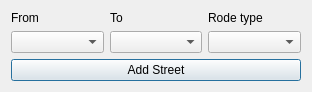
<?xml version="1.0" encoding="UTF-8"?>
<ui version="4.0">
 <class>add_street</class>
 <widget class="QDialog" name="add_street">
  <property name="geometry">
   <rect>
    <x>0</x>
    <y>0</y>
    <width>312</width>
    <height>78</height>
   </rect>
  </property>
  <property name="windowTitle">
   <string>Dialog</string>
  </property>
  <layout class="QGridLayout" name="gridLayout">
   <item row="0" column="0">
    <widget class="QLabel" name="from">
     <property name="text">
      <string>From</string>
     </property>
    </widget>
   </item>
   <item row="2" column="0">
    <widget class="QComboBox" name="from_combo"/>
   </item>
   <item row="2" column="1">
    <widget class="QComboBox" name="to_combo"/>
   </item>
   <item row="0" column="1">
    <widget class="QLabel" name="to">
     <property name="text">
      <string>To</string>
     </property>
    </widget>
   </item>
   <item row="0" column="2">
    <widget class="QLabel" name="rodetype">
     <property name="text">
      <string>Rode type</string>
     </property>
    </widget>
   </item>
   <item row="3" column="0" colspan="3">
    <widget class="QPushButton" name="add_street_button">
     <property name="text">
      <string>Add Street</string>
     </property>
    </widget>
   </item>
   <item row="2" column="2">
    <widget class="QComboBox" name="type_combo"/>
   </item>
  </layout>
 </widget>
 <resources/>
 <connections/>
</ui>
